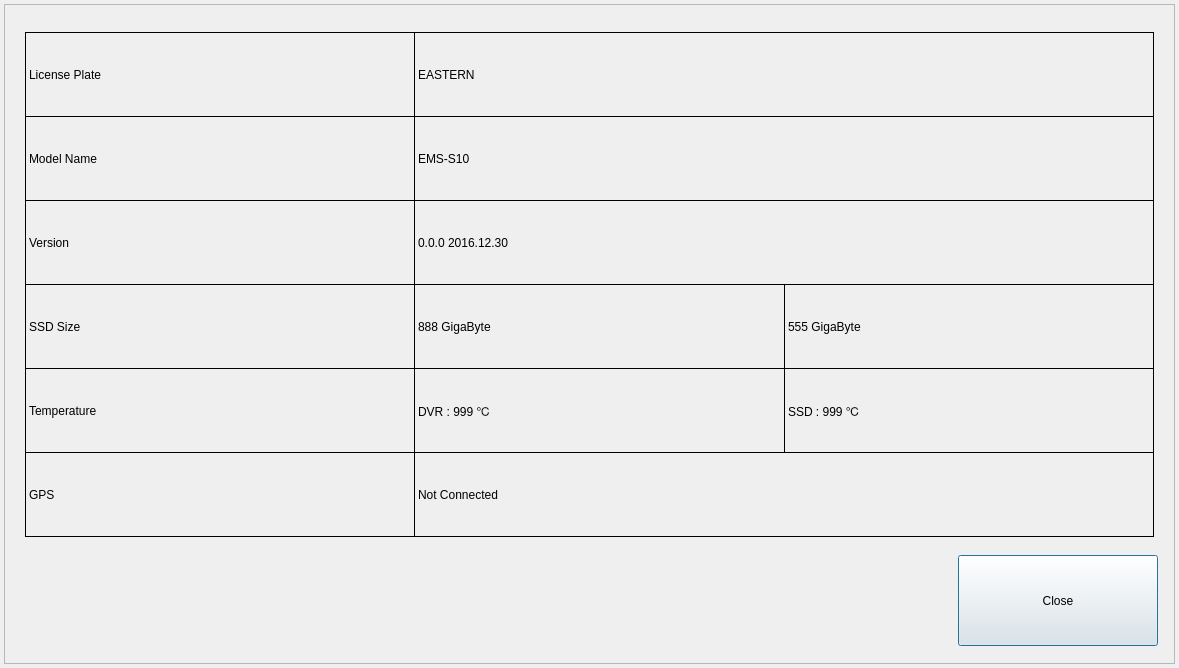
<?xml version="1.0" encoding="UTF-8"?>
<ui version="4.0">
 <class>InformationDialog</class>
 <widget class="QDialog" name="InformationDialog">
  <property name="geometry">
   <rect>
    <x>0</x>
    <y>0</y>
    <width>1179</width>
    <height>668</height>
   </rect>
  </property>
  <property name="windowTitle">
   <string>INFORMATION PROPERTY</string>
  </property>
  <widget class="QFrame" name="frame">
   <property name="geometry">
    <rect>
     <x>4</x>
     <y>4</y>
     <width>1171</width>
     <height>660</height>
    </rect>
   </property>
   <property name="frameShape">
    <enum>QFrame::StyledPanel</enum>
   </property>
   <property name="frameShadow">
    <enum>QFrame::Raised</enum>
   </property>
   <widget class="QLabel" name="labelModelName">
    <property name="geometry">
     <rect>
      <x>21</x>
      <y>112</y>
      <width>390</width>
      <height>85</height>
     </rect>
    </property>
    <property name="frameShape">
     <enum>QFrame::Box</enum>
    </property>
    <property name="text">
     <string>Model Name</string>
    </property>
   </widget>
   <widget class="QPushButton" name="buttonClose">
    <property name="geometry">
     <rect>
      <x>954</x>
      <y>551</y>
      <width>200</width>
      <height>91</height>
     </rect>
    </property>
    <property name="text">
     <string>Close</string>
    </property>
   </widget>
   <widget class="QLabel" name="labelVersion">
    <property name="geometry">
     <rect>
      <x>21</x>
      <y>196</y>
      <width>390</width>
      <height>85</height>
     </rect>
    </property>
    <property name="frameShape">
     <enum>QFrame::Box</enum>
    </property>
    <property name="text">
     <string>Version</string>
    </property>
   </widget>
   <widget class="QLabel" name="labelHddSize">
    <property name="geometry">
     <rect>
      <x>21</x>
      <y>280</y>
      <width>390</width>
      <height>85</height>
     </rect>
    </property>
    <property name="frameShape">
     <enum>QFrame::Box</enum>
    </property>
    <property name="text">
     <string>SSD Size</string>
    </property>
   </widget>
   <widget class="QLabel" name="labelGps">
    <property name="geometry">
     <rect>
      <x>21</x>
      <y>448</y>
      <width>390</width>
      <height>85</height>
     </rect>
    </property>
    <property name="frameShape">
     <enum>QFrame::Box</enum>
    </property>
    <property name="text">
     <string>GPS</string>
    </property>
   </widget>
   <widget class="QLabel" name="labelLicensePlate">
    <property name="geometry">
     <rect>
      <x>21</x>
      <y>28</y>
      <width>390</width>
      <height>85</height>
     </rect>
    </property>
    <property name="frameShape">
     <enum>QFrame::Box</enum>
    </property>
    <property name="text">
     <string>License Plate</string>
    </property>
   </widget>
   <widget class="QLabel" name="labelLicensePlate2">
    <property name="geometry">
     <rect>
      <x>410</x>
      <y>28</y>
      <width>740</width>
      <height>85</height>
     </rect>
    </property>
    <property name="frameShape">
     <enum>QFrame::Box</enum>
    </property>
    <property name="text">
     <string>EASTERN</string>
    </property>
    <property name="margin">
     <number>20</number>
    </property>
   </widget>
   <widget class="QLabel" name="labelModelName2">
    <property name="geometry">
     <rect>
      <x>410</x>
      <y>112</y>
      <width>740</width>
      <height>85</height>
     </rect>
    </property>
    <property name="frameShape">
     <enum>QFrame::Box</enum>
    </property>
    <property name="text">
     <string>EMS-S10</string>
    </property>
    <property name="margin">
     <number>20</number>
    </property>
   </widget>
   <widget class="QLabel" name="labelVersion2">
    <property name="geometry">
     <rect>
      <x>410</x>
      <y>196</y>
      <width>740</width>
      <height>85</height>
     </rect>
    </property>
    <property name="frameShape">
     <enum>QFrame::Box</enum>
    </property>
    <property name="text">
     <string>0.0.0 2016.12.30</string>
    </property>
    <property name="margin">
     <number>20</number>
    </property>
   </widget>
   <widget class="QLabel" name="labelNormalSize2">
    <property name="geometry">
     <rect>
      <x>410</x>
      <y>280</y>
      <width>371</width>
      <height>85</height>
     </rect>
    </property>
    <property name="frameShape">
     <enum>QFrame::Box</enum>
    </property>
    <property name="text">
     <string>888 GigaByte</string>
    </property>
    <property name="margin">
     <number>20</number>
    </property>
   </widget>
   <widget class="QLabel" name="labelEventSize2">
    <property name="geometry">
     <rect>
      <x>780</x>
      <y>280</y>
      <width>370</width>
      <height>85</height>
     </rect>
    </property>
    <property name="frameShape">
     <enum>QFrame::Box</enum>
    </property>
    <property name="text">
     <string>555 GigaByte</string>
    </property>
    <property name="margin">
     <number>20</number>
    </property>
   </widget>
   <widget class="QLabel" name="labelGps2">
    <property name="geometry">
     <rect>
      <x>410</x>
      <y>448</y>
      <width>740</width>
      <height>85</height>
     </rect>
    </property>
    <property name="frameShape">
     <enum>QFrame::Box</enum>
    </property>
    <property name="text">
     <string>Not Connected</string>
    </property>
    <property name="margin">
     <number>20</number>
    </property>
   </widget>
   <widget class="QLabel" name="labelDiskTemperature">
    <property name="geometry">
     <rect>
      <x>780</x>
      <y>364</y>
      <width>370</width>
      <height>85</height>
     </rect>
    </property>
    <property name="frameShape">
     <enum>QFrame::Box</enum>
    </property>
    <property name="text">
     <string>SSD : 999 ℃</string>
    </property>
    <property name="margin">
     <number>20</number>
    </property>
   </widget>
   <widget class="QLabel" name="labelDVRTemperature2">
    <property name="geometry">
     <rect>
      <x>410</x>
      <y>364</y>
      <width>371</width>
      <height>85</height>
     </rect>
    </property>
    <property name="frameShape">
     <enum>QFrame::Box</enum>
    </property>
    <property name="text">
     <string>DVR : 999 ℃</string>
    </property>
    <property name="margin">
     <number>20</number>
    </property>
   </widget>
   <widget class="QLabel" name="labelDVRTemperature">
    <property name="geometry">
     <rect>
      <x>21</x>
      <y>364</y>
      <width>390</width>
      <height>85</height>
     </rect>
    </property>
    <property name="frameShape">
     <enum>QFrame::Box</enum>
    </property>
    <property name="text">
     <string>Temperature</string>
    </property>
   </widget>
  </widget>
 </widget>
 <layoutdefault spacing="6" margin="11"/>
 <resources/>
 <connections/>
</ui>
